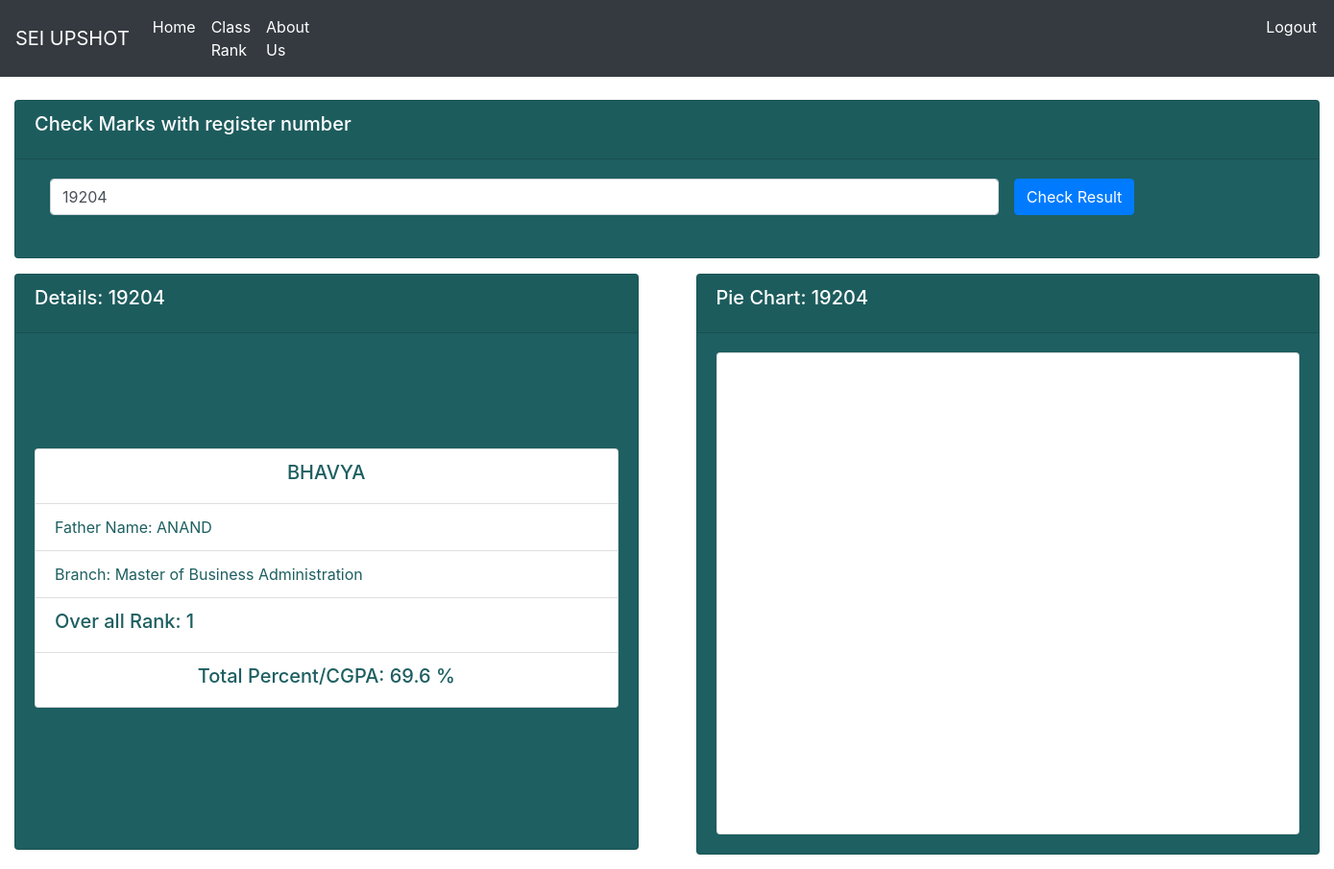
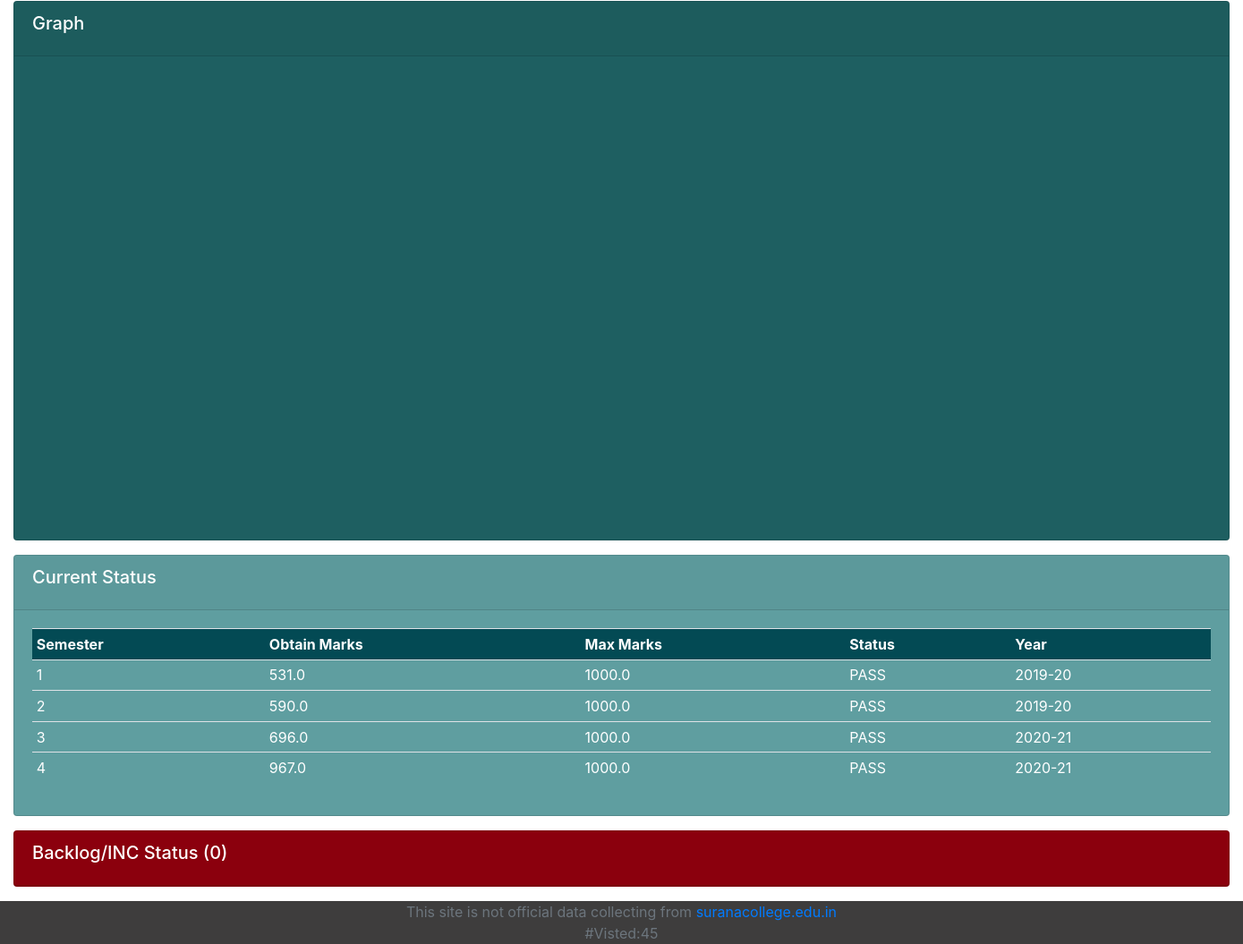
The page /fullResult/19204 on the database its author committed (2 pictures, top to bottom).
### resultApp/models.py (models this page shows, shortened)
class Student(models.Model):
	roll=models.CharField(max_length=20,primary_key=True)
	name=models.CharField(max_length=30)
	fname=models.CharField(max_length=30)
	course=models.CharField(max_length=30)

class Marks(models.Model):
	roll=models.CharField(max_length=20)
	semester=models.CharField(max_length=20)
	year_of_result=models.CharField(max_length=20)
	obtain_marks=models.FloatField(default=0)
	total_marks=models.FloatField(default=10.0)
	status=models.CharField(max_length=20)
	carry_over_status=models.IntegerField()
	dinank=models.DateTimeField(default=timezone.now)
	def __str__(self):
		return self.roll
	class Meta:
		unique_together = ('roll', 'semester',)

### resultApp/views.py (the view, shortened to what this page needs)
# urls.py: path('fullResult', views.fullResult ,name='fullResult') ,
def fullResult(request, rolln=''):
	msg=''
	studentDetail = ''
	pieData = ''
	rollOrName = ''
	lineData= []
	rank='NA'
	if request.method=='POST' or rolln!='':
		if rolln!='':
			rollOrName = rolln
		else:rollOrName=request.POST.get('rollOrName','')
		try:
			studentDetail=  Student.objects.get(roll=rollOrName)
			if len(rollOrName)==6:
				batch = int(rollOrName[0:2])-1
				branch = int(rollOrName[3])
			else:
				batch = int(rollOrName[0:2])
				branch = int(rollOrName[2])
			allMrakWithRankSorted = getOverAllRank(batch,branch)
			for idx,vlu in enumerate(allMrakWithRankSorted):
				if vlu[0]==rollOrName:rank = idx+1
		except:
			msg="Student {} not exist".format(rollOrName)
		pieData = getAllMarks(rollOrName)
		flag=1
		try:
			allSem = Marks.objects.filter(roll=rollOrName)
			percent = 0
			year = '2019'
			for i in allSem:
				if rollOrName not in rollNoGenerator( int(year[2::]))  :
					percent+=i.obtain_marks
				else:
					percent += i.obtain_marks/i.total_marks
					flag=0
					print("--------------------")
				if len(i.semester)==1 and rollOrName  in rollNoGenerator(int(year[2::])-4):
					lineData.append({'y':i.obtain_marks*2,'label': "* Semester "+i.semester})
				else:
					lineData.append({'y':i.obtain_marks,'label': "Semester "+i.semester})
			percent /=len(allSem)
			print('--->',percent)
			if flag:
				percent = str(round(percent*10/100,2))+'%'
			else:
				percent = str(round(percent*100,2) )+' %'
			print('percent',percent)
		except:
			print("Except2")
		try:
			backlogData = Carryover.objects.filter(roll=rollOrName)
		except:
			print("Except3")
		print('hekkko',allSem)
	context = {
		'percent':percent,
		'msg':msg,
		'studentDetail':studentDetail,
		'pieData':pieData,
		'allSem':allSem,
		'backlogData':backlogData,
		'totalBackLog':'('+str(len(backlogData))+')',
		'visit':countVisitor(),
		'lineData':lineData,
		'rank':rank
	}
	return render(request,'fullResult.html',context)

### resultApp/views.py (called while the page is built)
def countVisitor():
	visitUpdate = Visitor(count=1)
	visitUpdate.save()
	return Visitor.objects.all().count()

def rollNoGenerator(year):
	year=str(year)
	lateral_code='8'
	course_code=['1','2','3']
	linear=62
	lateral=12
	def rollconvert(param):
		if param<10:k='0'+str(param)
		else:k=str(param)
		return str(k)
	roll=[]
	for h in course_code:
		for i in range(1,linear+1):roll.append(year+h+rollconvert(i))
		year=str(int(year)+1)
		for i in range(1,lateral+1):roll.append(year+lateral_code+h+rollconvert(i))
		year=str(int(year)-1)
	return roll

def getAllMarks(roll):
	print(roll)
	allSemMarks = Marks.objects.filter(roll=roll)
	pieData = []
	for i in allSemMarks:
		pieData.append({ 'y': i.obtain_marks, 'name': 'Semester('+i.semester+')' })
		print('sjs',i.obtain_marks)
	return pieData

def getOverAllRank(batch,branch):
	allRoll = rollNoGenerator(batch)[(branch-1)*74 :branch*74]
	DataBase = Marks.objects.filter(roll__in=allRoll)
	allMark= dfd(list)
	for i in DataBase:
		allMark[i.roll].append(round(i.obtain_marks/i.total_marks,3))
	allMrakWithRank= dfd(float)
	for i in allMark:
		allMrakWithRank[i]= round(sum(allMark[i])/len(allMark[i]),5)
	allMrakWithRankSorted = sorted(allMrakWithRank.items(), key= lambda x :x[1], reverse=True)
	return allMrakWithRankSorted

### resultApp/templates/fullResult.html (shortened to what this page needs)
{%    extends 'main.html'    %}
{%  block content  %}
<div class="row">
	<div class="col">
		<div class="col-md">
			<div class="card text-cetnter text-white mb-3" id="orders-delivered" style="background: #1e5f61;">
				<div class="card-header">
					<h5  class="card-title">Check Marks with register number </h5>
				</div>
				<div class="card-body" >
				<form class="form-inline" method="post" action="../fullResult">
				  <div class="form-group mx-sm-3 mb-2" style="width: 75%">
				    <input type="number" class="form-control" value='{{studentDetail.roll}}' id="inputPassword2" name="rollOrName" placeholder="Enter the register number....!" style="width: 100%">
				  </div>
				  <button type="submit" class="btn btn-primary mb-2">Check Result</button>
				</form>
				</div>
			</div>
		</div>
	</div>
</div>
<div class="row">
	<div class="col">
		<div class="col-md">
			<div class="card text-cetnter text-white mb-3" id="orders-delivered" style="background: #1e5f61;height: 600px">
				<div class="card-header">
					<h5  class="card-title">Details: {{studentDetail.roll}}</h5>
				</div>
				<div class="card-body" >
				<div class="card" style="width: 100%; margin-top: 100px">
				  <ul class="list-group list-group-flush" style="color:#1e5f61">
				    <li class="list-group-item"><h5 style="text-align: center;">{{studentDetail.name}}</h5></li>
				    <li class="list-group-item">Father Name: {{studentDetail.fname}}</li>
				    <li class="list-group-item">Branch: {{studentDetail.course}}</li>
				    <li class="list-group-item"><h5 >Over all Rank: {{rank}}</h5></li>
				    <li class="list-group-item"><h5 style="text-align: center;">Total Percent/CGPA: {{percent}}</h5></li>
				  </ul>
				</div>
				</div>
			</div>
		</div>
	</div>
	<div class="col">
		<div class="col-md-12">
			<div class="card text-cetnter text-white mb-3" id="orders-delivered" style="background: #1e5f61;">
				<div class="card-header">
					<h5  class="card-title">Pie Chart: {{studentDetail.roll}}</h5>
				</div>
				<div class="card-body" >
				<div class="card" style="width: 100%;">
				  {% include 'totalPie.html'  %}
				</div>
			</div>
		</div>
	</div>
</div>
</div>
<div class="row">
	<div class="col">
		<div class="col-md">
			<div class="card text-cetnter text-white mb-3" id="orders-delivered" style="background: #1e5f61;">
				<div class="card-header">
					<h5  class="card-title">Graph</h5>
				</div>
				<div class="card-body"  >
					{%  include 'lineGraph.html' %}
				</div>
				</div>
			</div>
		</div>
	</div>
<div class="row" >
	<div class="col">
		<div class="col-md">
			<div class="card text-cetnter text-white mb-3" id="orders-pending" style="background: cadetblue;cursor: pointer;">
				<div class="card-header" >
					<h5  class="card-title">Current Status</h5>
				</div>
				<div class="card-body" id="myDIV" >
					<table class="table table-sm">
						<tr class="table" style="background: #034a54">
							<th>Semester</th>
							<th>Obtain Marks</th>
							<th>Max Marks</th>
							<th>Status</th>
							<th>Year</th>
						</tr>
						{% for i in allSem %}
						<tr>
							<td>{{ i.semester }}</td>
							<td>{{ i.obtain_marks }}</td>
							<td>{{ i.total_marks }}</td>
							<td>{{ i.status }}</td>
							<td>{{ i.year_of_result }}</td>
						</tr>
						{% endfor %}
					</table>
				</div>
			</div>
		</div>
	</div>
</div>
<div class="row" >
	<div class="col">
		<div class="col-md">
			<div class="card text-cetnter text-white mb-3" id="orders-pending" style="background: #90000e;cursor: pointer;">
				<div class="card-header" onclick= "document.getElementById('myDIV1').style.display = 'block';">
					<h5  class="card-title">Backlog/INC Status {{totalBackLog}}</h5>
				</div>
			</div>
		</div>
	</div>
</div>
{% endblock  %}

### rows shown on the page
Student: rollOrName "19204", roll "19204", name "BHAVYA", fname "ANAND", course "Master of Business Administration"
Marks: semester "1", obtain_marks "531.0", total_marks "1000.0", status "PASS", year_of_result "2019-20"
Marks: semester "2", obtain_marks "590.0", total_marks "1000.0", status "PASS", year_of_result "2019-20"
Marks: semester "3", obtain_marks "696.0", total_marks "1000.0", status "PASS", year_of_result "2020-21"
Marks: semester "4", obtain_marks "967.0", total_marks "1000.0", status "PASS", year_of_result "2020-21"

### other values the page prints
{{ rank }} "1"
{{ percent }} "69.6 %"
{{ totalBackLog }} "(0)"
{{ visit }} "45"
